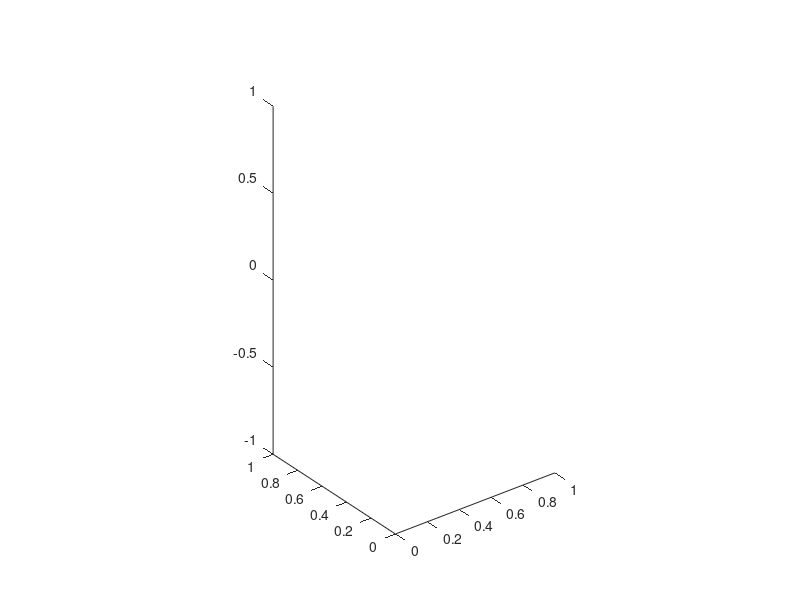

Source code (MATLAB): (Note: this script raises an error after producing the figure.)





pos = [ 0 0 0; 1 -1 -1; .5 .5 .5 ; .5 2 1];
edge = [1 2; 2 3; 3 4]
rad = [.1 .3 .2 .1];


div = pi/10;
d = div:div:(2 * pi);
x = cos(d)';
y = sin(d)';
z = x * 0';

cSub = [x y z x*0 ]

%%
clf
hold on

daspect([1,1,1])
view(3); axis tight
set(gca,'color',[0 0 0])
set(gcf,'color',[0 0 0])
%set(gca,'off')
l = lightangle(145,45) ;


for i = 1:1;%size(edge,1)
    
    i = 1
    p1 =  pos(edge(i,1),:);
    p2 = pos(edge(i,2),:);
    dif =   p2 - p1;
    ar1= atan2(dif(1),dif(2))-pi/2;
    ax = [sin(ar1) cos(ar1) 0];
    dist = sqrt(sum(dif.^2));
    ar2 = asin(dif(3)/dist)+pi/2;
%     axDist = sqrt(dif(2)^2+dif(1)^2);
%     ar2 = atan2(axDist,dif(3));
%     
%     r1 = atan2(dif(1),dif(2));
%     r2 = atan2(dif(3),dif(1));
%     
%     mz = makehgtform('zrotate',zr(a));
%     mx = makehgtform('xrotate',xr(a));
    mt = makehgtform('axisrotate',ax,ar2);
    
    %mt = mz * mx;
    
    
%     E = difs(a,:);
%     %Direction Cosines (rotation matrix) construction
%     Ry=[1        0        0;...
%         0        cos(E(1))  -sin(E(1));...
%         0        sin(E(1))  cos(E(1))]; %X-Axis rotation
%     Rx=[cos(E(2))  0        sin(E(2));...
%         0        1        0;...
%         -sin(E(2)) 0        cos(E(2))]; %Y-axis rotation
%     Rz=[cos(E(3))  -sin(E(3)) 0;...
%         sin(E(3))  cos(E(3))  0;...
%         0        0        1]; %Z-axis rotation
%     R=Rx*Ry*Rz; %Rotation matrix
%     
%     % mt = R;
    
    rSub1 = cSub * mt;
    rSub1 = rSub1 * rad(edge(i,1));
    rSub1 = rSub1(:,1:3) + repmat(p1,[size(rSub1,1) 1]);
    rSub2 = cSub * mt;
    rSub2 = rSub2(:,1:3)  * rad(edge(i,2));
    rSub2 = rSub2 + repmat(p2,[size(rSub1,1) 1]);
    
    plot3(rSub1(:,1),rSub1(:,2),rSub1(:,3),'r')
    plot3(rSub2(:,1),rSub2(:,2),rSub2(:,3),'g')
    plot3([0 ax(1)],[0 ax(2)],[0 ax(3)],'w')
    plot3([0 dif(1)],[0 dif(2)],[0 dif(3)],'y')

    pause(1)
    
end

%end

%%























